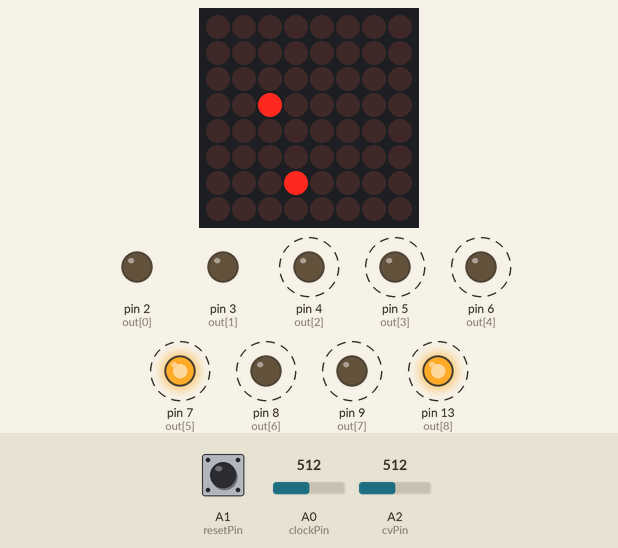
Recording of a sketch running on a simulated Arduino Uno, built with avr-gcc and run on an emulated ATmega328P. On the bench: 8×8 LED matrix, output pins drawn as LEDs (lit = HIGH). Dashed ring = blinking. The test bench sets the inputs (shaded band); at power-on: A0 (clockPin) = 512, A2 (cvPin) = 512, A1 (resetPin) HIGH.

Above: at 1.07 s.
1.3 s: A0 (clockPin) set to 497
At 3.09 s:
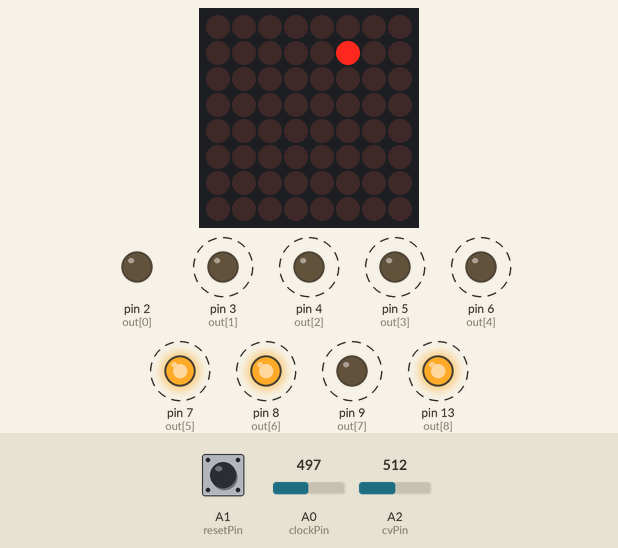
3.6 s: A0 (clockPin) set to 471
5.4 s: A2 (cvPin) set to 0
At 5.69 s:
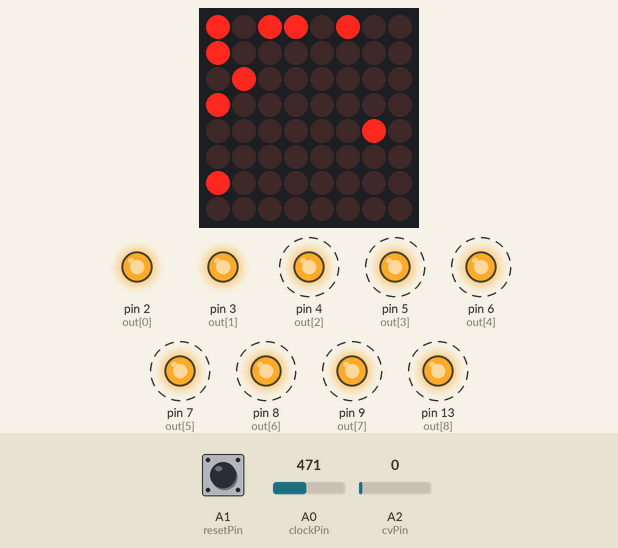
7.6 s: A1 (resetPin) pulled LOW for 0.15 s
At 7.88 s:
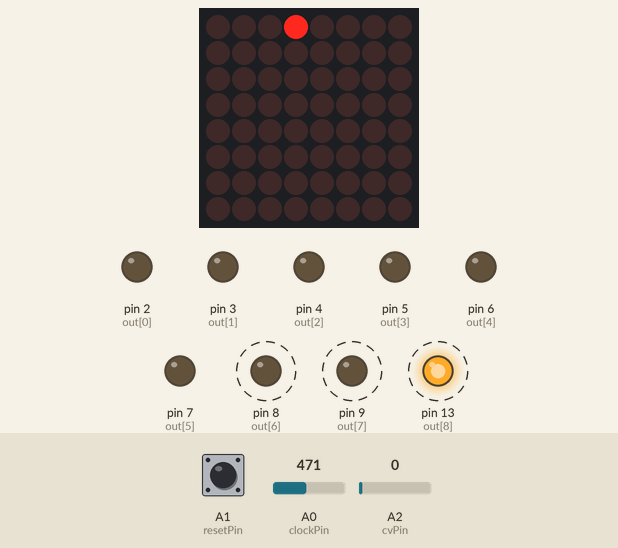
8.3 s: A0 (clockPin) set to 439
10.4 s: A1 (resetPin) pulled LOW for 1 s
At 12.47 s:
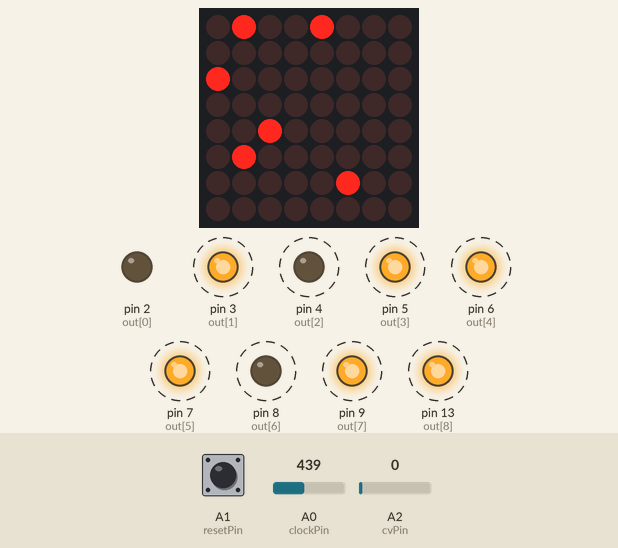
Timing chart, 0 to 19.6 s (numbered marks = the images above; inputs shaded):
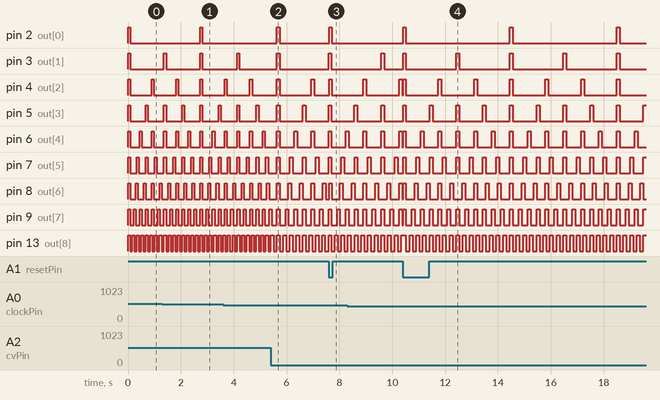

Measured:
- after the input at 5.4 s, pin 4 (out[2]): alternates HIGH for 0.11 s and LOW for 1.2 s, starting after 0.23 s; pin 5 (out[3]): alternates HIGH for 0.11 s and LOW for 0.87 s, starting after 0.23 s
- after the input at 7.6 s, pin 2 (out[0]): LOW → HIGH at once, → LOW 0.10 s later; pin 4 (out[2]): LOW → HIGH after 0.01 s instead of 0.64 s; the display: first changes at once (image 3 shows a later state)
- after the input at 10.4 s, the display: first changes at once (image 4 shows a later state)
- by itself, pin 3 (out[1]): alternates HIGH for 0.11 s and LOW for 1.9 s
- by itself, pin 4 (out[2]): alternates HIGH for 0.08 s and LOW for 0.84 s
- by itself, pin 5 (out[3]): alternates HIGH for 0.08 s and LOW for 0.61 s
- by itself, pin 6 (out[4]): alternates HIGH for 0.08 s and LOW for 0.38 s
- by itself, pin 7 (out[5]): alternates HIGH for 0.08 s and LOW for 0.27 s

The sketch:

resorritmia_code.ino
```cpp
//rev 0.2 20210902

#define reso 144 //MCM de las subdivisiones ritmicas utilizadas
#define multReso 1 // en caso de querer mejorar la resolución del índice

#include <LedControl.h>
#define NumMatrix 1

// pinData, pinClock, pinLoad, NumMatrices
LedControl lc = LedControl(12, 10, 11, NumMatrix);

int tempoMS = 1000; //tempo de la máquina (en ms)

float tikTime;
int indice;
int samples;

byte    divs[]  = {  1,  2,  3,  4,  6,  8,  9, 12, 16};
bool    flag[]  = {  0,  0,  0,  0,  0,  0,  0,  0,  0};
bool    pFlag[] = {  0,  0,  0,  0,  0,  0,  0,  0,  0};
int     index[] = { -1, -1, -1, -1, -1, -1, -1, -1, -1};
byte    out[]   = {  2,  3,  4,  5,  6,  7,  8,  9, 13};

byte   initX[]  = {  0,  1,  3,  6,  2,  0,  4,  0,  0}; // FILA INICIAL MAX7219
byte   initY[]  = {  0,  0,  0,  0,  1,  2,  6,  5,  3}; // COLUMNA INICIAL

byte    posX[]  = {  0,  0,  0,  0,  0,  0,  0,  0,  0}; // FILA INICIAL MAX7219
byte    posY[]  = {  0,  0,  0,  0,  0,  0,  0,  0,  0}; // COLUMNA INICIAL

unsigned long currentMillis, pMillis;
unsigned long ledMillis[9] = {  0,  0,  0,  0,  0,  0,  0,  0,  0};
bool          ledState[9]  = {  0,  0,  0,  0,  0,  0,  0,  0,  0};
bool          outState[9]  = {  0,  0,  0,  0,  0,  0,  0,  0,  0};
int           onTime; // Tiempo de encendido de led
int           outTime; // Tiempo de encendida salida

int     clockIn = 1000;
int     minTime = 650;
int     maxTime = 5000;
int cvIn = 0;

int reset, pReset, flagReset;

int clockPin = A0;
int resetPin = A1;
int cvPin = A2;

void setup() {

// Serial.begin(9600);
  indice = 0;
  onTime = 30;
  outTime = 30;
  reset = 1;
  pReset = 1;
  samples = reso * multReso; // NUMERO DE SAMPLES DEL INDICE
  ledInit();

  for (int i = 0; i <= 8; i++) {
    pinMode(out[i], OUTPUT); //SALIDAS CHANNELS
  }
  pinMode(clockPin, INPUT);
  pinMode(resetPin, INPUT);
  pinMode(cvPin, INPUT);


}

void updateCh() {

  for (int i = 0; i <= 8; i++) {
    if (indice % (samples / divs[i]) == 0) { //SUBDIVISIONES POSIBLES
      flag[i] = 1;                          //AVISA ENCENDIDO
      if (flag[i] != pFlag[i]) {            //SOLO POR 1 TIK
        if (flag[i] == 1 && ledState[i] == 0) {
          ledMillis[i] = currentMillis;
          ledState[i] = HIGH;
          outState[i] = HIGH;
          digitalWrite(out[i], HIGH);
          index[i]++;
          if (index[i] >= divs[i])index[i] = 0; // LIMITE EL CANAL DEL INDEX A SU TAMAÑO
        }
      }
      pFlag[i] = flag[i];
    }
    else {
      flag[i] = 0;
      pFlag[i] = flag[i];
    }

    // Chequeo posiciones Leds
    posX[i] = initX[i] + index[i];
    posY[i] = initY[i];
    if (posX[i] > 7) {
      posX[i] = index[i] - (8 - initX[i]);
      posY[i] = initY[i] + 1;
    }

    //Encendido Leds
    if (ledState[i] == HIGH) {
      lc.setLed(0, posX[i], posY[i], HIGH);
    }
    if ((currentMillis - ledMillis[i]) > onTime && ledState[i] == HIGH) {
      lc.setLed(0, posX[i], posY[i], LOW);
      ledState[i] = LOW;
    }

    // Encendido Outputs
    if ((currentMillis - ledMillis[i]) > outTime && outState[i] == HIGH) {
      digitalWrite(out[i], LOW);
      outState[i] = LOW;
    }

  }

}

void loop() {
  currentMillis = millis();

  indexTiming();

   updateCh();

  clockIn = analogRead(A0);
  cvIn = analogRead(A2);
//  tempoMS = map(clockIn, 0, 1023, minTime, maxTime);
//Serial.print("tempo ms = ");
//  Serial.print(tempoMS);
//  Serial.print("| clockIn ");
//  Serial.print(clockIn);
//   Serial.print("| cvIn ");
//  Serial.println(cvIn);
//

    outTime = (tempoMS /144)*4;
    onTime = (tempoMS /144)*4;

}

void ledInit() {
  // Inicializar matriz
  lc.shutdown(0, false); // Activar la matriz
  lc.setIntensity(0, 1); // Poner el brillo a un valor intermedio
  lc.clearDisplay(0);    // Y borrar todo
}

void indexTiming() {
  tikTime = tempoMS / samples;
  currentMillis = millis();

  reset = digitalRead(resetPin);
  if (reset != pReset){
    if (reset == LOW){
      indice = 0;
      for (int i = 0; i<= 8; i++){
        lc.clearDisplay(0);
        index[i] = -1;
        ledState[i] = LOW;
      }
    }
  }
  flagReset = 1;
  pReset = reset;

  if (currentMillis - pMillis >= tikTime) {
   tempoMS = map(clockIn + cvIn, 0, 2047, maxTime, minTime);
    indice++;
    pMillis = currentMillis;
  }
  if (indice >= samples) {
    indice = 0;
  }

}
```
